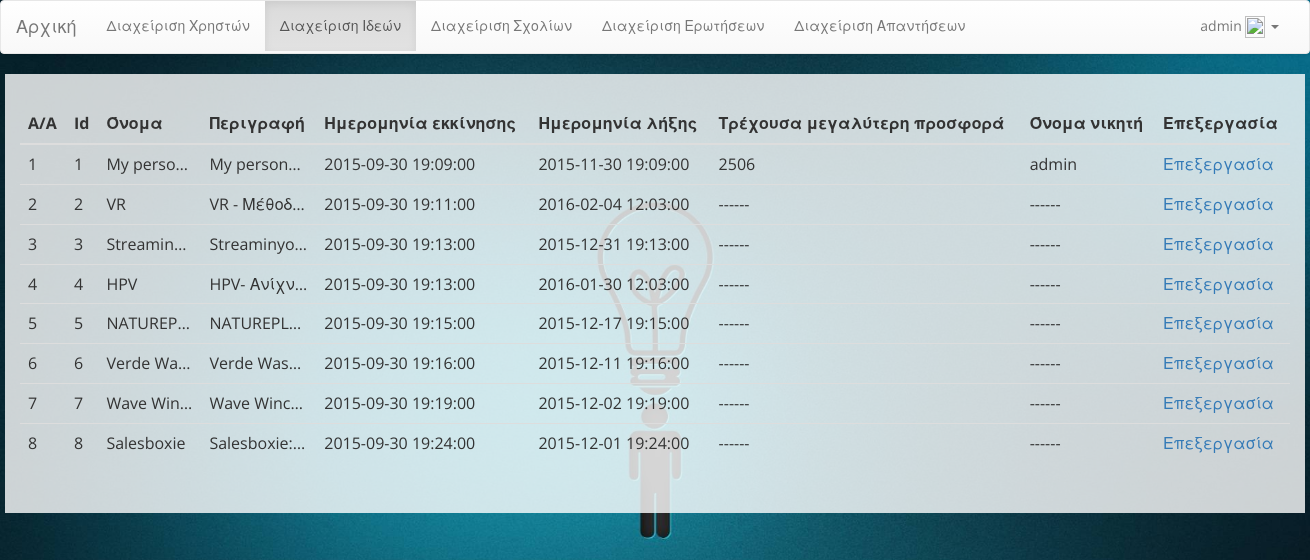
The page /IdeasMarketplace/admin/ideas.php (signed in) on the database its author committed.
### tables this page shows
CREATE TABLE IF NOT EXISTS `users` (
  `id` int(11) NOT NULL,
  `first_name` text NOT NULL,
  `last_name` text NOT NULL,
  `email` text NOT NULL,
  `password` text NOT NULL,
  `type` int(11) NOT NULL,
  `sex` int(11) NOT NULL,
  `age` int(11) NOT NULL,
  `img_temp` tinyint(1) NOT NULL,
  `image` longblob NOT NULL
);

CREATE TABLE IF NOT EXISTS `auctions` (
  `id` int(11) NOT NULL,
  `name` text NOT NULL,
  `description` text NOT NULL,
  `bid_start` int(11) NOT NULL,
  `bid_min` int(11) NOT NULL,
  `buy_price` int(11) NOT NULL,
  `offer_start` datetime NOT NULL,
  `offer_end` datetime NOT NULL,
  `winner` int(11) NOT NULL
);

### IdeasMarketplace/admin/ideas.php (the view, shortened to what this page needs)
<?php
include '../functions.php';
if (isset($_SESSION['type']) && $_SESSION['type'] == 3) {
    $conn = sqldb();
    $sql = 'SELECT id,name,description,offer_start,offer_end,
(SELECT MAX(bid) FROM bids WHERE auction=auctions.id) as max,
(SELECT first_name FROM bids,users
 WHERE auction=auctions.id AND users.id=bids.user ORDER BY bid DESC LIMIT 1)
 as winner FROM auctions';
    $result = $conn->query($sql);
    ?>
    <html>
        <head>
            <?php styles(); ?>
        </head>
        <body>
            <?php show_header(); ?>
            <div class="container" style="width: 1300px;">
                <div class="row">
                    <div class="box">
                        <?php if ($result->num_rows > 0) { ?>
                            <table class="table table-hover">
                                <thead>
                                    <tr>
                                        <th>A/A</th>
                                        <th>Id</th>
                                        <th>Όνομα</th>
                                        <th>Περιγραφή</th>
                                        <th>Ημερομηνία εκκίνησης</th>
                                        <th>Ημερομηνία λήξης</th>
                                        <th>Τρέχουσα μεγαλύτερη προσφορά</th>
                                        <th>Όνομα νικητή</th>
                                        <th>Επεξεργασία</th>
                                    </tr>
                                </thead>
                                <?php
                                $counter = 1;
                                while ($row = $result->fetch_assoc()) {
                                    echo "<tr>";
                                    echo "<td>" . $counter . "</td>";
                                    echo "<td>" . $row["id"] . "</td>";
                                    echo "<td class='elipsis'>" . $row["name"] . "</td>";
                                    echo "<td class='elipsis'>" . $row["description"] . "</td>";
                                    echo "<td>" . $row["offer_start"] . "</td>";
                                    echo "<td>" . $row["offer_end"] . "</td>";
                                    if ($row["max"] == "") {
                                        echo "<td>------</td>";
                                    } else {
                                        echo "<td>" . $row["max"] . "</td>";
                                    }
                                    if ($row["winner"] == "") {
                                        echo "<td>------</td>";
                                    } else {
                                        echo "<td class='elipsis'>" . $row["winner"] . "</td>";
                                    }
                                    echo '<td><a href="idea_edit.php?id=' . $row["id"] . '">Επεξεργασία</a></td>';
                                    echo "</tr>";
                                    $counter++;
                                }
                            } else {
                                echo "<center><h1>Δεν υπάρχουν δημοπρασίες ιδεών για διαχείριση !</h1></center>";
                            }
                            ?>
                        </table>
                    </div>
                </div>
            </div>
        </body>
    </html>
    <?php
} else {
    header('Location: ' . "http://$_SERVER[HTTP_HOST]");
    die();
}

### IdeasMarketplace/functions.php (shortened to what this page needs)
<?php
function show_header() {
    if (isset($_SESSION['id'])) {
        $conn = sqldb();
        $sql = "SELECT first_name FROM users WHERE id=" . $_SESSION['id'];
        $result = $conn->query($sql);
        $user = $result->fetch_assoc();
    }
    ?>
    <nav class="navbar navbar-default">
        <div class="container-fluid">
            <div class="navbar-header">
                <a class="navbar-brand" href="/">Αρχική</a>
            </div>
            <div class="collapse navbar-collapse" id="bs-example-navbar-collapse-1">
                <ul class="nav navbar-nav">
                    <?php
                    if (isset($_SESSION['id'])) {
                        if ($_SESSION['type'] == 2) {
                            fix_link("/creator/");
                            echo 'Διαχείριση Ιδεών</a></li>';
                            fix_link("/creator/comments.php");
                            echo 'Διαχείριση Σχολίων</a></li>';
                            fix_link("/creator/questions.php");
                            echo 'Διαχείριση Ερωτήσεων</a></li>';
                            fix_link("/creator/answers.php");
                            echo 'Διαχείριση Απαντήσεων</a></li>';
                        } else if ($_SESSION['type'] == 3) {
                            fix_link("/admin/");
                            echo 'Διαχείριση Χρηστών</a></li>';
                            fix_link("/admin/ideas.php");
                            echo 'Διαχείριση Ιδεών</a></li>';
                            echo 'Διαχείριση Σχολίων</a></li>';
                            echo 'Διαχείριση Ερωτήσεων</a></li>';
                            echo 'Διαχείριση Απαντήσεων</a></li>';
                        }
                    }
                    ?>
                </ul>
                <ul class="nav navbar-nav navbar-right">
                    <?php
                    if (isset($_SESSION['id'])) {
                        ?>
                        <li class="dropdown">
                            <a href="#" class="dropdown-toggle" data-toggle="dropdown" role="button" aria-expanded="false"><?= $user['first_name'] ?>
                                <?php if ($_SESSION['img_temp'] == 0) { ?>
                                    <img style="height: 22px;width: 20px;" src="/img/no_image.jpg">
                                <?php } else { ?>
                                    <img style="height: 22px;width: 20px;" src="../image.php">
                                <?php } ?><span class="caret"></span></a>
                            <?php
                        }
                        ?>
                </ul>
            </div>
        </div>
    </nav>
    <?php
}
function sqldb() {
    $conn = new mysqli("localhost", "root", "", "ideas");
    $conn->query("SET NAMES 'utf8'");
    $conn->query("SET CHARACTER SET 'utf8'");
    return $conn;
}
function fix_link($l) {
    echo '<li';
    if (endsWith($_SERVER['REQUEST_URI'], $l)) {
        echo ' class="active"';
    }
    echo '><a href="' . $l . '">';
}
function endsWith($haystack, $needle) {
    return $needle === "" || (($temp = strlen($haystack) - strlen($needle)) >= 0 && strpos($haystack, $needle, $temp) !== FALSE);
}
function styles() {
    ?>
    <link rel="stylesheet" href="https://maxcdn.bootstrapcdn.com/bootstrap/3.3.4/css/bootstrap.min.css">
    <link rel="stylesheet" href="https://maxcdn.bootstrapcdn.com/bootstrap/3.3.4/css/bootstrap-theme.min.css">
    <link rel="stylesheet" href="/css/style.css">
    <?php
}
    ?>

### IdeasMarketplace/css/style.css (style rules this page uses)
body { font-family: "Open Sans","Helvetica Neue",Helvetica,Arial,sans-serif; background: url('../img/bg.jpg') no-repeat center center fixed; -webkit-background-size: cover; -moz-background-size: cover; background-size: cover; -o-background-size: cover; }
.box { margin-bottom: 20px; padding: 30px 15px; background: #fff; background: rgba(255,255,255,0.8); }
@media screen and (min-width:1200px) { .box:after { content: ''; display: table; clear: both; } }

### IdeasMarketplace/admin/ideas.php (style rules this page uses)
td.elipsis { max-width: 100px; overflow: hidden; text-overflow: ellipsis; white-space: nowrap; }

### rows shown on the page
users: first_name "admin"
auctions: id "1", name "My perso…", description "My person…", offer_start "2015-09-30 19:09:00", offer_end "2015-11-30 19:09:00", max "2506", winner "admin"
auctions: id "2", name "VR", description "VR - Μέθοδ…", offer_start "2015-09-30 19:11:00", offer_end "2016-02-04 12:03:00"
auctions: id "3", name "Streamin…", description "Streaminyo…", offer_start "2015-09-30 19:13:00", offer_end "2015-12-31 19:13:00"
auctions: id "4", name "HPV", description "HPV- Ανίχν…", offer_start "2015-09-30 19:13:00", offer_end "2016-01-30 12:03:00"
auctions: id "5", name "NATUREP…", description "NATUREPL…", offer_start "2015-09-30 19:15:00", offer_end "2015-12-17 19:15:00"
auctions: id "6", name "Verde Wa…", description "Verde Was…", offer_start "2015-09-30 19:16:00", offer_end "2015-12-11 19:16:00"
auctions: id "7", name "Wave Win…", description "Wave Winc…", offer_start "2015-09-30 19:19:00", offer_end "2015-12-02 19:19:00"
auctions: id "8", name "Salesboxie", description "Salesboxie:…", offer_start "2015-09-30 19:24:00", offer_end "2015-12-01 19:24:00"
